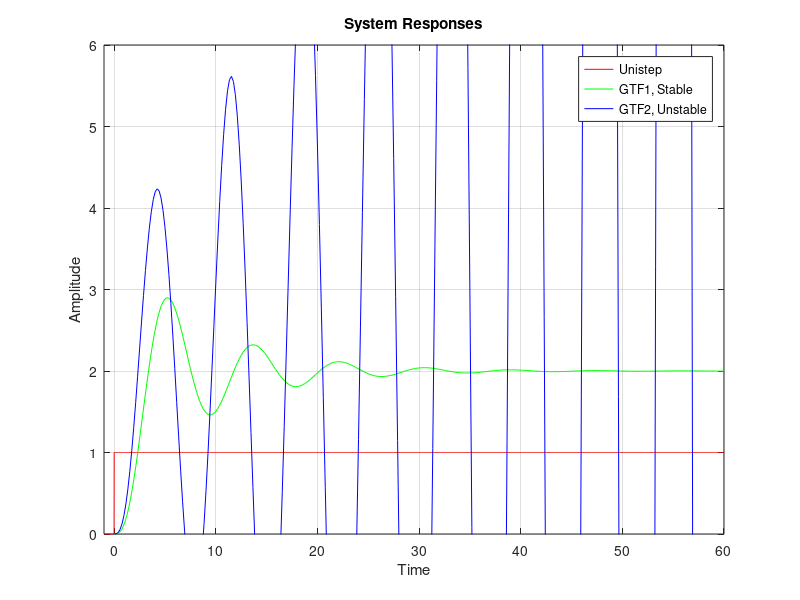
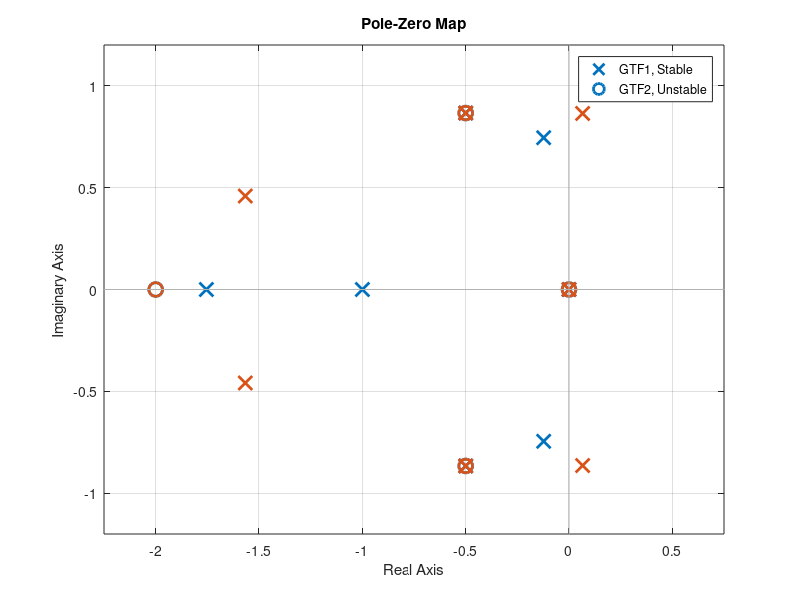

MATLAB code to generate these figures, in order:
% Control Theory
% 21/05/2020
% Nico Antonelli

% --- Diverse Problem ---


% G1   = 1/s
% G2   = k/s^2+s+1
% H	   = 1/s+2
% GTF  = (G1*G2)/1+(G1*G2*H)

% Global Transference Function 1, k = 1
k  = 1;
G1 = tf([1], [1 , 0]);
G2 = tf([k], [1, 1, 1]);
H  = tf([1], [1, 2]);
GTF1 = (G1*G2)/(1+G1*G2*H);

% Global Transference Function 2, k = 2 
k  = 2;
G1 = tf([1], [1 , 0]);
G2 = tf([k], [1, 1, 1]);
H  = tf([1], [1, 2]);
GTF2 = (G1*G2)/(1+G1*G2*H);

t = (-1:0.01:60);
unistep = t>=0;

hold on;
plot(t, unistep, '-r');
step(GTF1, '-g', GTF2, '-b');
hold off;

xlim([-1, 60]);
ylim([0, 6]);
xlabel('Time');
ylabel('Amplitude');
title('System Responses');
legend('Unistep', 'GTF1, Stable', 'GTF2, Unstable');
% GTFs' value = k(s+2)/s^4+3s^3+3s^2+2s+k
% GTF1 Stable State Error = 1
% GTF2 Never Stabilizes

figure(2);
pzmap(GTF1, GTF2);
legend('GTF1, Stable', 'GTF2, Unstable');
